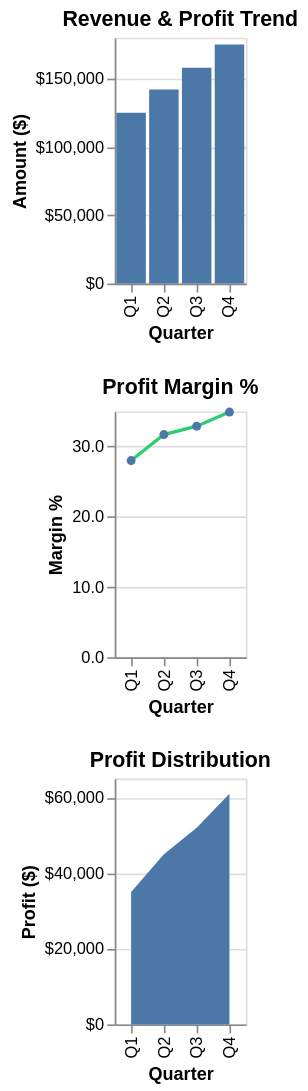

The Vega-Lite source for this figure:
### Vega-Lite specification from a JSON file in a GitHub repository (floating-point values rounded to 4 significant figures)
{"$schema": "https://vega.github.io/schema/vega-lite/v5.json", "description": "Vertical multi-plot: Product performance metrics over quarters", "data": {"values": [{"quarter": "Q1", "revenue": 125000, "profit": 35000, "margin": 28}, {"quarter": "Q2", "revenue": 142000, "profit": 45000, "margin": 31.7}, {"quarter": "Q3", "revenue": 158000, "profit": 52000, "margin": 32.9}, {"quarter": "Q4", "revenue": 175000, "profit": 61000, "margin": 34.9}]}, "vconcat": [{"title": "Revenue & Profit Trend", "mark": "bar", "encoding": {"x": {"field": "quarter", "type": "ordinal", "axis": {"title": "Quarter"}}, "y": {"field": "revenue", "type": "quantitative", "axis": {"title": "Amount ($)", "format": "$,.0f"}}}, "height": 150}, {"title": "Profit Margin %", "mark": {"type": "line", "point": true, "color": "#2ecc71"}, "encoding": {"x": {"field": "quarter", "type": "ordinal", "axis": {"title": "Quarter"}}, "y": {"field": "margin", "type": "quantitative", "axis": {"title": "Margin %", "format": ".1f"}}}, "height": 150}, {"title": "Profit Distribution", "mark": "area", "encoding": {"x": {"field": "quarter", "type": "ordinal", "axis": {"title": "Quarter"}}, "y": {"field": "profit", "type": "quantitative", "axis": {"title": "Profit ($)", "format": "$,.0f"}}}, "height": 150}]}
